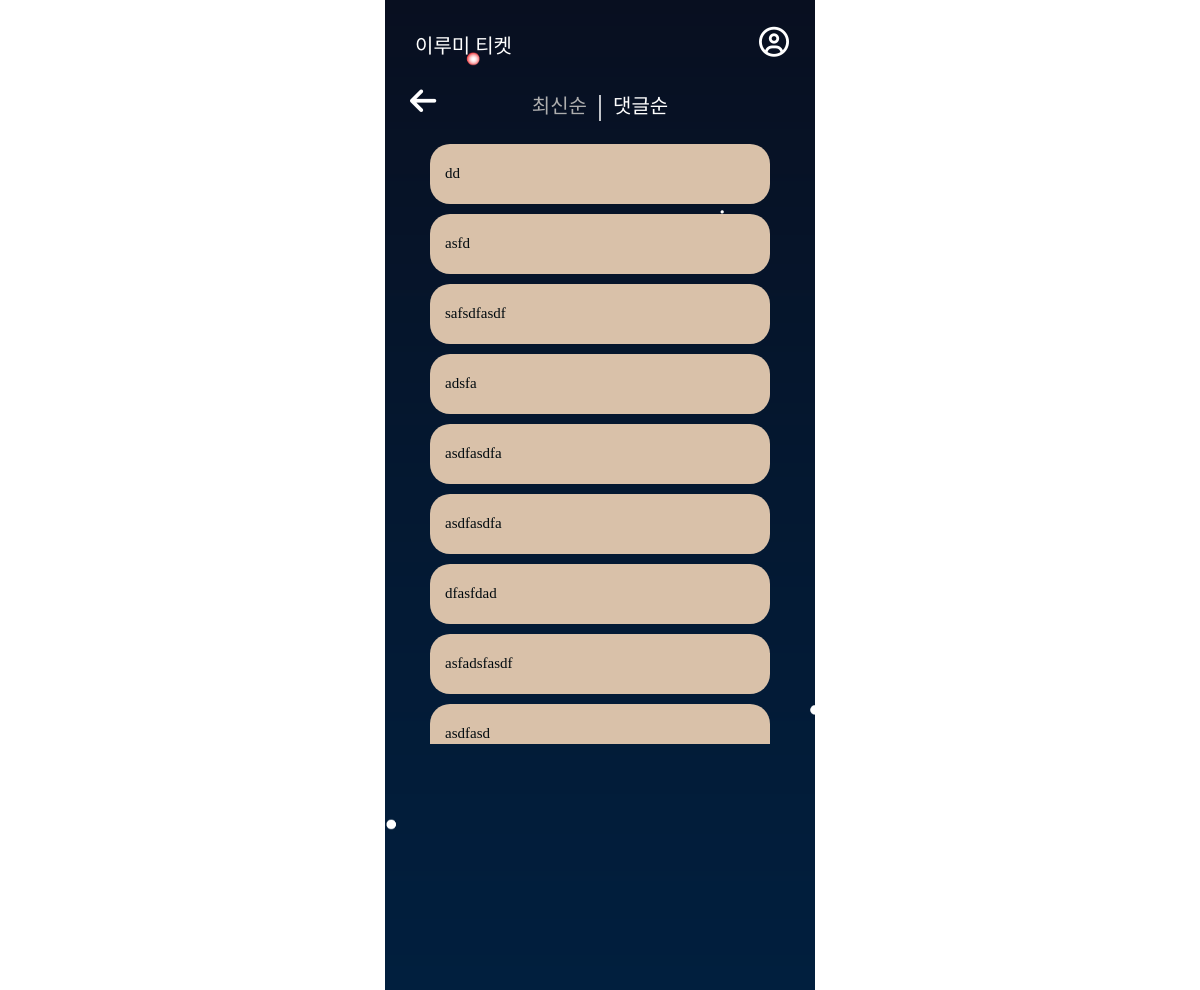
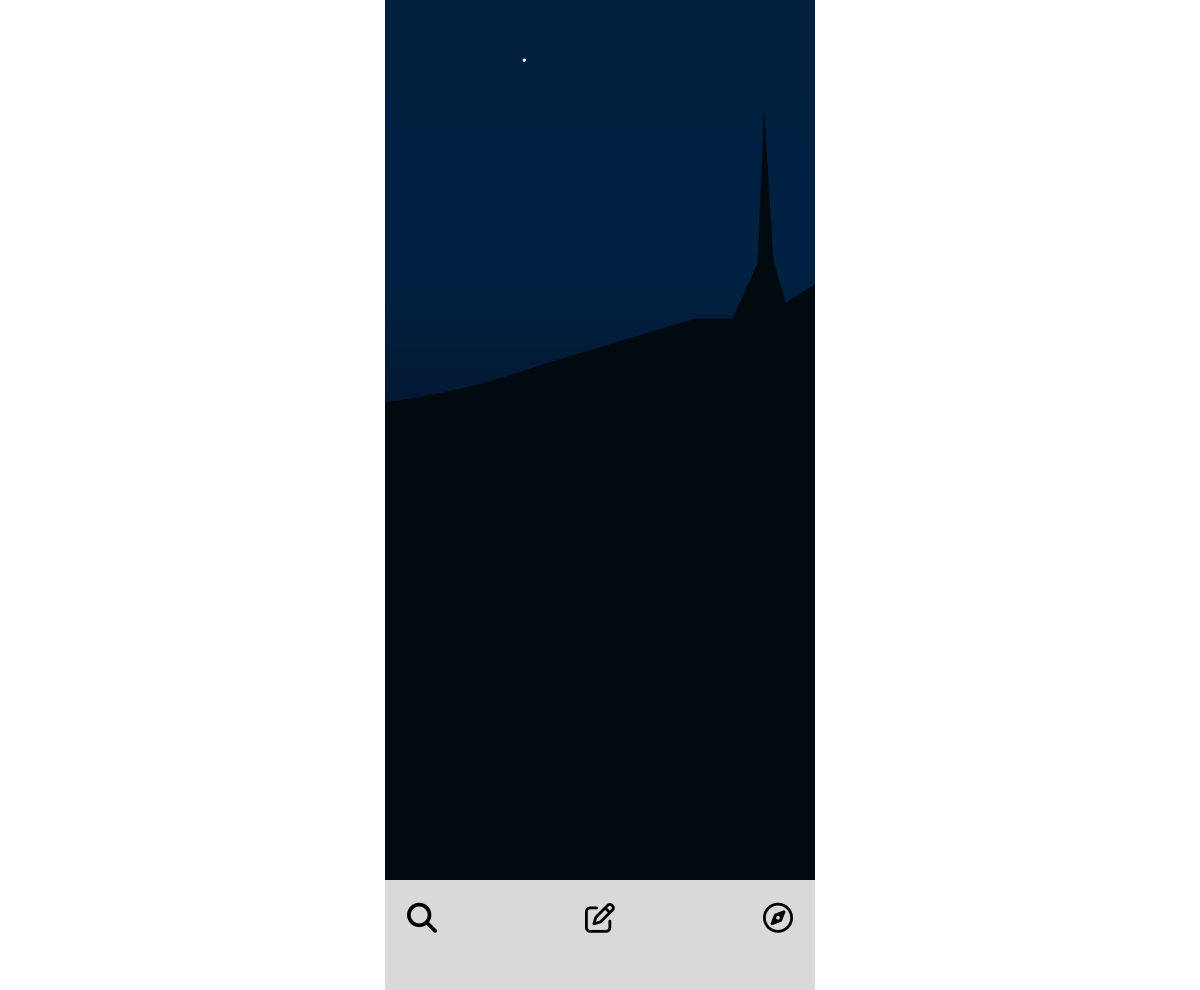
Page /qnapage/qnalistpop/ on the committed database (2 pictures, top to bottom).
### qnapage/models.py (models this page shows, shortened)
class Qna(models.Model):
    title = models.CharField(max_length = 200)
    writer = models.ForeignKey(User, null=False, blank=False, on_delete=models.CASCADE)
    body = models.TextField()
    pub_date = models.DateTimeField()

### qnapage/views.py (the view)
# urls.py: path('qnalistpop/', qnalistpop, name="qnalistpop"),
def qnalistpop(request):
    qnas = Qna.objects.all()
    return render(request, 'qnapage/qnalistpop.html', {'qnas':qnas})

### qnapage/templates/qnapage/qnalistpop.html (shortened to what this page needs)
{% extends 'base.html' %}
{% block content %}
<head>
  <link rel="stylesheet" href="/static/css/qna.css">
</head>
<body>
  <div class="wallpaper">
  <div class="backk">
    <a class="back" href="{% url 'mainpage:mainpage' %}"><i class="fa-solid fa-arrow-left" style="color: #ffffff;"></i></a>
  </div>
  <div class="buttons">
    <a class="recently" href="{% url 'qnapage:qnalistrecent' %}">최신순</a>
    <span class="stick">|</span>
    <a class="active" href="{% url 'qnapage:qnalistpop' %}">댓글순</a>
  </div>
  <div class="qna-list-container">
    <div class="qna-list">
      {% for qna in qnas %}
        <div class="qna-item">
          <a class="nana" href="{% url 'qnapage:qnadetail' qna.id %}">{{ qna.title }}</a>
      </div>
      {% endfor %}
    </div>
  <div>
    <nav class="footer-container">
    <ul class="icons">
      <li><a href="{% url 'mainpage:ticketlistnew' %}"><i class="fa-solid fa-magnifying-glass" style="color: #000000;"></i></a></li>
      <li><a href="{% url 'mainpage:new' %}"><i class="fa-regular fa-pen-to-square" style="color: #000000;"></i></a></li>
      <li><a href="{% url 'qnapage:qnalistrecent' %}"><i class="fa-regular fa-compass" style="color: #000000;"></i></a></li>
    </ul>
  </nav>
</div>
</body>
{% endblock %}

### Lumiticket/static/css/base.css (style rules this page uses)
body { display: flex; justify-content: center; align-items: center; width: 100vw; height: 100vh; margin: 0%; }
.wallpaper { position: relative; max-width: 430px; width: 100%; height: 100vh; background-size: cover; background-image: url('image/배경.png'); background-repeat: no-repeat; }
.footer-container { position: absolute; bottom: 0; left: 0; right: 0; margin: 0; padding: 10px; background-color:#D9D9D9; list-style-type: none; height: 90px; }
.icons { list-style: none; display: flex; margin: 0; padding-left: 0; justify-content: space-between; font-size: 30px; }
.icons li { padding: 12px; margin: 0; justify-content: space-between; }

### Lumiticket/static/css/qna.css (style rules this page uses)
.wallpaper { max-width: 430px; width: 100%; height: 100vh; background-size: cover; background-image: url('image/bgimage.png'); background-repeat: no-repeat; overflow: hidden; background-position: center; position: absolute; top: 50%; left: 50%; transform: translate(-50%, -50%); }
.backk { display: flex; position: absolute; justify-content: flex-start; font-size: 30px; list-style-type: none; text-decoration: none; margin-left: 25px; margin-top: 85px; }
.buttons { display: flex; align-items: center; position: relative; top: 80px; list-style-type: none; text-decoration: none; justify-content: center; }
.recently { color:#AEAEAE; font-size: 20px; list-style-type: none; text-decoration: none; font-family: 'DONGGUK UNIVERSITY'; margin: 10px; }
.stick { color: white; font-size: 30px; }
.active { color: white; font-size: 20px; list-style-type: none; text-decoration: none; font-family: 'DONGGUK UNIVERSITY'; margin: 10px; }
.qna-list-container { margin-top: 22%; overflow-y: auto; height: 600px; }
.qna-list { display: flex; flex-direction: column; align-items: center; }
.qna-item { position: relative; background-color: #D9C1A9; width: 340px; height: 60px; border-radius: 20px; color:black; font-family: 'DONGGUK UNIVERSITY'; list-style-type: none; text-decoration: none; align-items: center; margin-bottom: 10px; display: flex; }
a.nana { list-style-type: none; text-decoration: none; color:#010A0F; font-size:15px; margin-left:15px; margin-right:15px; align-items: center; }
.footer-container { position: fixed; bottom: 0; left: 0; right: 0; margin: 0; padding: 10px; background-color:#D9D9D9; list-style-type: none; height: 90px; }
.icons { list-style: none; display: flex; margin: 0; padding-left: 0; justify-content: space-between; font-size: 30px; }
.icons li { padding: 12px; margin: 0; justify-content: space-between; }

### rows in the picture
Qna: title "dd"
Qna: title "asfd"
Qna: title "safsdfasdf"
Qna: title "adsfa"
Qna: title "asdfasdfa"
Qna: title "asdfasdfa"
Qna: title "dfasfdad"
Qna: title "asfadsfasdf"
Qna: title "asdfasd"
